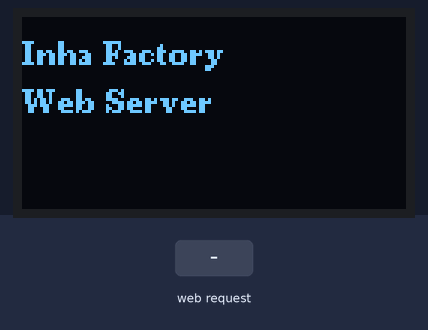
Simulated run of this sketch. Board: ESP32. Parts: 128×64 one-colour display. Inputs (shaded band) come from the test bench. WiFi joins after 1.5 s; servers stay silent unless stated; what the sketch prints to the serial monitor is not drawn.

Above: at 2.7 s.
2.8 s: HTTP request GET / received
Timing chart, 0 to 5.8 s (numbered marks = the images above; inputs shaded):
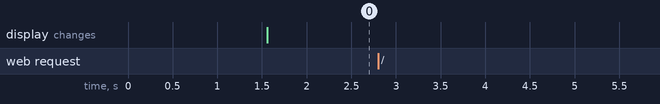

Measured:
- after the input at 2.8 s, every drawn part: stays the same

The sketch:

main.ino
```cpp
#include <Arduino.h>
#include <U8g2lib.h>
#include <WiFi.h>
#include <WiFiClient.h>
#include <WebServer.h>

const char* ssid = "DABIN";
const char* password = "km07f5icm948g";
U8G2_SH1106_128X64_NONAME_F_HW_I2C oled(U8G2_R0, /* reset=*/U8X8_PIN_NONE);
WebServer server(80);
int tempSensor = A2;
int Vo;
double R1 = 10000;
double logR2, R2, T, Tc;
double c1 = 1.009249522e-03, c2 = 2.378405444e-04, c3 = 2.019202697e-07;
double Tf = 0;

void setup(void) {
  Serial.begin(115200);
  oled.begin();
  WiFi.mode(WIFI_STA);
  WiFi.begin(ssid, password);
  Serial.println("");

  while (WiFi.status() != WL_CONNECTED) {
    delay(500);
    Serial.print("-> ");
  }
  Serial.println("");
  Serial.print("Connected to ");
  Serial.println(ssid);
  Serial.print("IP addr: ");
  Serial.println(WiFi.localIP());
  server.on("/", handleRootEvent);
  server.begin();
  Serial.println("Web server started!");
}

void loop(void) {
  oled.setFont(u8g2_font_ncenB08_tr);
  oled.clearBuffer();
  oled.setCursor(0, 16);
  oled.println("Inha Factory");
  oled.setCursor(0, 32);
  oled.println("Web Server");
  oled.sendBuffer();
  server.handleClient();
  delay(5);
}

void handleRootEvent() {
  Serial.println("main page");
  Serial.print("main page from ");
  String clientIP = server.client().remoteIP().toString();

  Vo = analogRead(tempSensor);
  R2 = R1 * (4095.0 / (float)Vo - 1.0);
  logR2 = log(R2);
  T = (1.0 / (c1 + c2 * logR2 + c3 * logR2 * logR2 * logR2));
  Tc = T - 273.15;
  Tf = (Tc * 9.0 / 5.0) + 32.0;

  String message = "Welcome Inha SmartFactory WebServer!\n\n";
  message += "Temperature: " + String(Tc) + "C " + "(" + String(Tf) + "F)";
  message += "Your IP address: " + clientIP;
  message += "\nTemperature: " + String(Tc) + "C " + "(" + String(Tf) + "F)";
  server.send(200, "text/plain", message);
  Serial.println(message);

  Serial.println(clientIP);
  Serial.print(Tc);
  Serial.print("C (");
  Serial.print(Tf);
  Serial.println("F)");
}
```

oled_u8g2.cpp
```cpp
/**********************************************************************************
 * Author : SCS
 * Date : 2018.09.30
 * Description : SSD1306 OLED Display
 * Reference: FontUsage.ino in u8g2 examples
 * Modified     : 2022.10.03 : SCS : support arduino uno with ET-Upboard
 **********************************************************************************/

#include "oled_u8g2.h"

#include <Arduino.h>

#include <U8g2lib.h>

#ifdef U8X8_HAVE_HW_SPI
#include <SPI.h>
#endif
#ifdef U8X8_HAVE_HW_I2C
#include <Wire.h>
#endif

// 2018.09.05 : SCS
// U8g2 Contructor (Frame Buffer)
#if defined(ARDUINO_AVR_UNO)
  // Slow
  U8G2_SSD1306_128X64_NONAME_F_SW_I2C u8g2(U8G2_R0, /* clock=*/ A0, /* data=*/ A1, /* reset=*/ U8X8_PIN_NONE);
#elif defined(ESP32)
  // Fast
  U8G2_SSD1306_128X64_NONAME_F_HW_I2C u8g2(U8G2_R0, /* reset=*/ U8X8_PIN_NONE);
#else
  #error "Unknown board"
#endif
// End of constructor

//=================================================================================
OLED_U8G2::OLED_U8G2()
//=================================================================================
{
	lineString[0] = "";
	lineString[1] = "";
	lineString[2] = "";
}

//=================================================================================
void OLED_U8G2::setup(void)
	//=================================================================================
{
  u8g2.begin();
  u8g2.clearBuffer();          // clear the internal memory
}

//=================================================================================
void OLED_U8G2::setLine(int line, char* buffer)
//=================================================================================
{
  if (line < 1 || line > 3) return;
  lineString[line - 1] = buffer;
}

//=================================================================================
void OLED_U8G2::display()
//=================================================================================
{
	// Clear
  u8g2.clearBuffer();          // clear the internal memory

  // First line
  u8g2.setFont(u8g2_font_9x15B_tf);

  u8g2.setCursor(0,10);
  u8g2.print(lineString[0]);

  // Second line
  u8g2.setFont(u8g2_font_logisoso18_tf );

  u8g2.setCursor(0,35);
  u8g2.print(lineString[1]);

  // Third line
  u8g2.setCursor(0,60);
  u8g2.print(lineString[2]);

  // Display
  u8g2.sendBuffer();					// transfer internal memory to the display
}

//=================================================================================
// End of Line
//=================================================================================
```

oled_u8g2.h
```cpp
/**********************************************************************************
 * Author : SCS
 * Date : 2018.09.30
 * Modified     : 2022.10.03 : SCS : support arduino uno with ET-Upboard
**********************************************************************************/

#ifndef OLED_U8G2_H
#define OLED_U8G2_H

#include <Arduino.h>

class OLED_U8G2{

private:
  char* lineString[3];

public:
	OLED_U8G2();
	void setup(void);
  void setLine(int line, char* buffer);
	void display();
};

#endif

//=================================================================================
// End of Line
//=================================================================================
```
